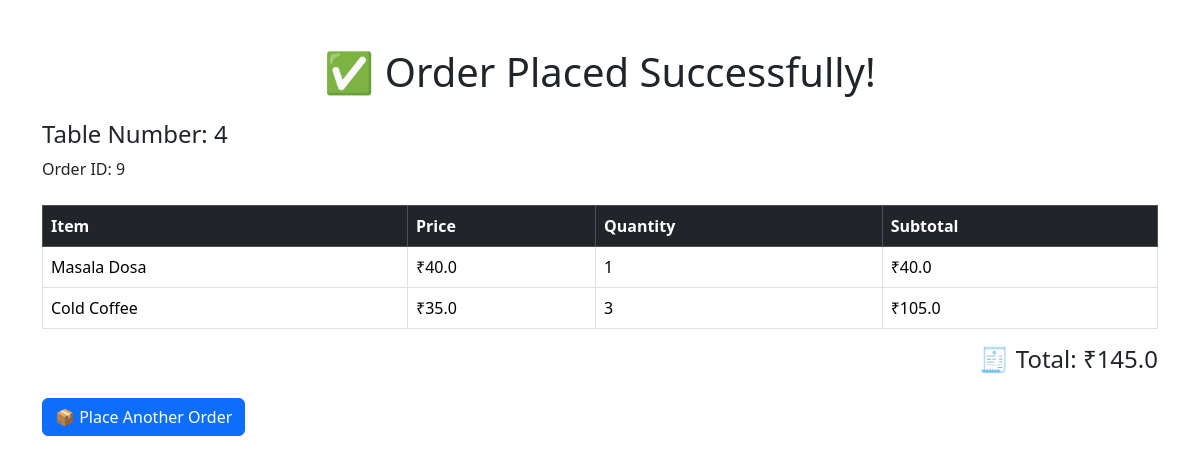
Page /order/success/9 on the committed database.
### app/models/models.py (models this page shows)
class Order(db.Model):
    id = db.Column(db.Integer, primary_key=True)
    table_number = db.Column(db.Integer, nullable=False)
    order_time = db.Column(db.DateTime, server_default=db.func.now())
    status = db.Column(db.String(20), default="pending")
    items = db.relationship('OrderItem', backref='order', cascade="all, delete-orphan")
    payment = db.relationship('Payment', backref='order', uselist=False)

class MenuItem(db.Model):
    id = db.Column(db.Integer, primary_key=True)
    name = db.Column(db.String(100), nullable=False)
    price = db.Column(db.Float, nullable=False)
    category = db.Column(db.String(50))
    is_available = db.Column(db.Boolean, default=True)

### app/routes/order.py (the view)
@order_bp.route('/order/success/<int:order_id>')
def order_success(order_id):
    order = Order.query.get_or_404(order_id)
    items = OrderItem.query.filter_by(order_id=order.id).all()
    total_amount = 0
    item_details = []
    for i in items:
        menu_item = MenuItem.query.get(i.menu_item_id)  # or i.menu_item if relationship is set
        item_total = menu_item.price * i.quantity
        total_amount += item_total
        item_details.append({
            "name": menu_item.name,
            "price": menu_item.price,
            "quantity": i.quantity,
            "subtotal": item_total
        })
    return render_template('order_success.html', order=order, items=item_details, total=total_amount)

### app/templates/order_success.html (shortened to what this page needs)
<!DOCTYPE html>
<html>
<head>
    <link href="https://cdn.jsdelivr.net/npm/bootstrap@5.3.2/dist/css/bootstrap.min.css" rel="stylesheet">
</head>
<body class="container py-5">
    <h1 class="text-center mb-4">✅ Order Placed Successfully!</h1>
    <h4>Table Number: {{ order.table_number }}</h4>
    <p>Order ID: {{ order.id }}</p>
    <table class="table table-bordered mt-4">
        <thead class="table-dark">
            <tr><th>Item</th><th>Price</th><th>Quantity</th><th>Subtotal</th></tr>
        </thead>
        <tbody>
            {% for item in items %}
            <tr>
                <td>{{ item.name }}</td>
                <td>₹{{ item.price }}</td>
                <td>{{ item.quantity }}</td>
                <td>₹{{ item.subtotal }}</td>
            </tr>
            {% endfor %}
        </tbody>
    </table>
    <h4 class="text-end">🧾 Total: ₹{{ total }}</h4>
    <a href="{{ url_for('order.create_order') }}" class="btn btn-primary mt-3">📦 Place Another Order</a>
</body>
</html>

### rows in the picture
Order: table_number "4", id "9"
MenuItem: name "Masala Dosa", price "40.0", quantity "1", subtotal "40.0"
MenuItem: name "Cold Coffee", price "35.0", quantity "3", subtotal "105.0"

### other values in the picture
{{ total }} "145.0"
